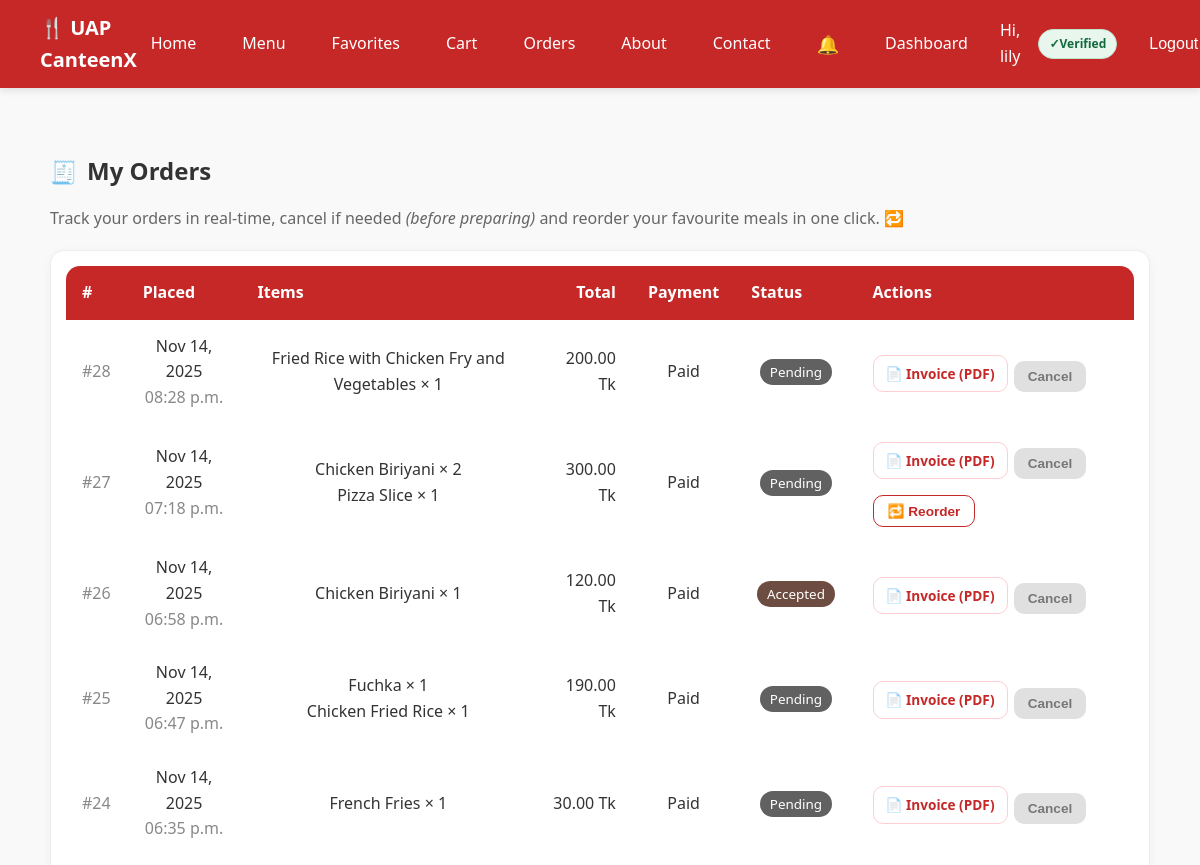
Page /orders/ (signed in, upper part) on the earlier database version.
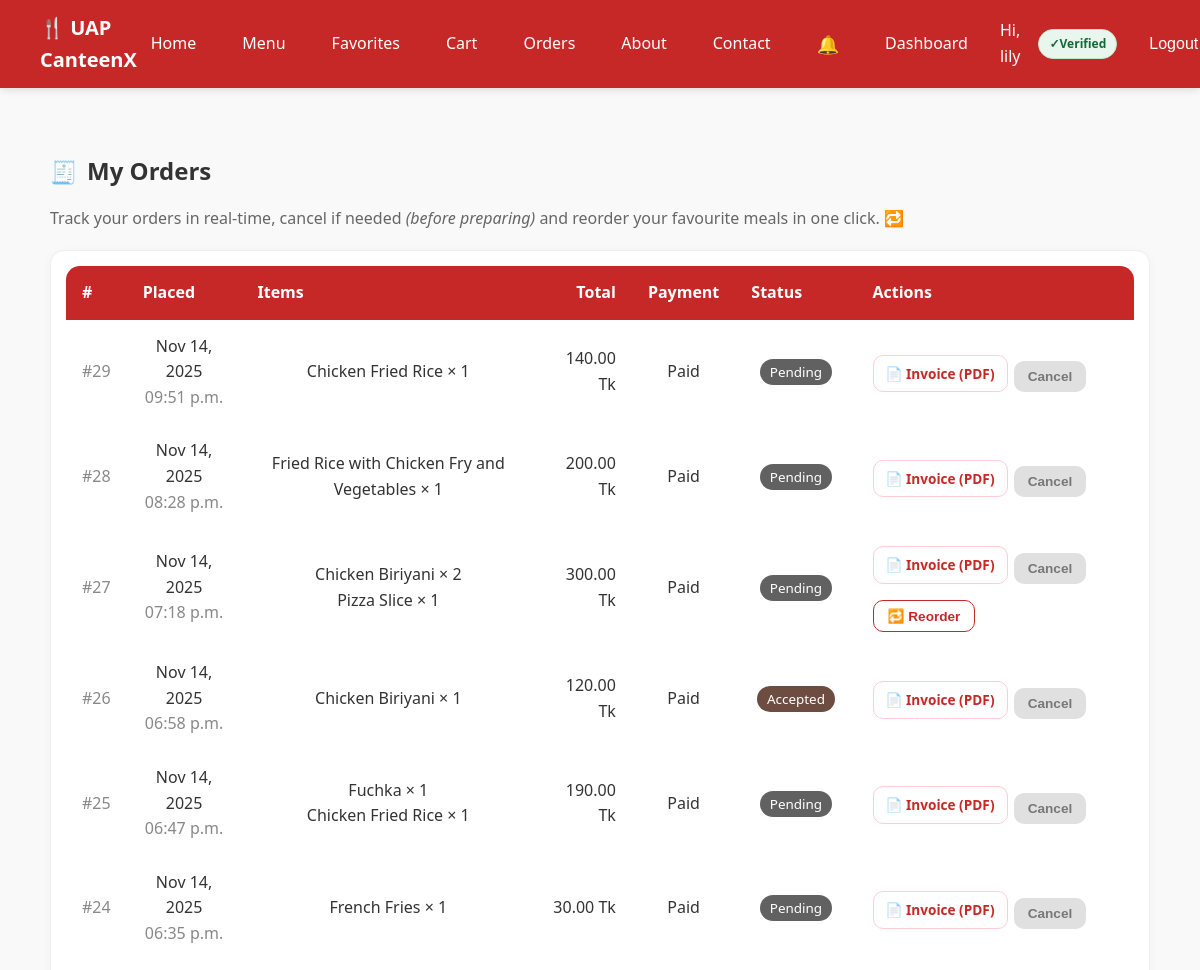
Same page on the later database version.
### my_canteen/models.py (models this page shows, shortened)
class Order(models.Model):
    STATUS_CHOICES = [
        ('pending', 'Pending'),
        ('accepted', 'Accepted'),
        ('preparing', 'Preparing'),
        ('ready', 'Ready'),
        ('delivered', 'Delivered'),
        ('completed', 'Completed'),
        ('cancelled', 'Cancelled'),
    ]
    PAYMENT_STATUS_CHOICES = [('unpaid', 'Unpaid'), ('paid', 'Paid')]
    PAYMENT_METHOD_CHOICES = [
        ('cash', 'Cash'),
        ('mock_card', 'Mock Card'),
        ('stripe', 'Stripe'),
        ('sslcommerz', 'SSLCommerz'),
    ]
    user = models.ForeignKey(User, on_delete=models.CASCADE)
    total_price = models.DecimalField(max_digits=8, decimal_places=2)
    address = models.CharField(max_length=255)
    status = models.CharField(max_length=20, choices=STATUS_CHOICES, default='pending')
    payment_status = models.CharField(max_length=10, choices=PAYMENT_STATUS_CHOICES, default='unpaid')
    payment_method = models.CharField(max_length=10, choices=PAYMENT_METHOD_CHOICES, default='cash')
    created_at = models.DateTimeField(auto_now_add=True)

class OrderItem(models.Model):
    order = models.ForeignKey(Order, on_delete=models.CASCADE)
    item = models.ForeignKey(MenuItem, on_delete=models.CASCADE)
    quantity = models.PositiveIntegerField(default=1)
    unit_price = models.DecimalField(max_digits=6, decimal_places=2)

class MenuItem(models.Model):
    name = models.CharField(max_length=100)
    description = models.TextField(blank=True)
    price = models.DecimalField(max_digits=6, decimal_places=2)
    stock = models.PositiveIntegerField(default=0)
    image = models.ImageField(upload_to='menu/', blank=True, null=True)
    category = models.ForeignKey(Category, on_delete=models.CASCADE, null=True)
    is_active = models.BooleanField(default=True)
    is_popular = models.BooleanField(default=False)
    rating_avg = models.FloatField(default=0)
    rating_count = models.PositiveIntegerField(default=0)

### my_canteen/views.py (the view)
# urls.py: path('orders/', views.orders_page, name='orders'),
@login_required
def orders_page(request):
    profile = UserProfile.objects.select_related("user").get(user=request.user)
    role = get_role(request.user)
    if role in ["vendor", "admin"]:
        orders = Order.objects.all().order_by("-created_at")
    elif role == "staff":
        orders = Order.objects.filter(
            status__in=["accepted", "preparing"]
        ).order_by("-created_at")
    else:
        orders = Order.objects.filter(user=request.user).order_by("-created_at")
    cancelable_ids = {o.id for o in orders if can_user_cancel(o, request.user)}
    return render(
        request,
        "my_canteen/orders.html",
        {"orders": orders, "profile": profile, "cancelable_ids": cancelable_ids},
    )

### my_canteen/context_processors.py (called while the page is built)
def favorites_processor(request):
    if request.user.is_authenticated:
        fav_ids = Favorite.objects.filter(user=request.user).values_list('item_id', flat=True)
        return {"favorite_items": set(fav_ids)}
    return {"favorite_items": set()}

def cart_count(request):
    cart = request.session.get("cart", {})
    return {"cart_count": sum(cart.values())}

def notifications_context(request):
    if request.user.is_authenticated:
        unread_count = Notification.objects.filter(user=request.user, is_read=False).count()
    else:
        unread_count = 0
    return {
        "unread_notifications": unread_count
    }

### my_canteen/views.py (called while the page is built)
def get_role(user):
    try:
        return user.userprofile.role
    except UserProfile.DoesNotExist:
        return "guest"

def can_user_cancel(order, user) -> bool:
    role = get_role(user)
    if role not in {"student", "faculty", "guest"}:
        return False
    if order.user_id != user.id:
        return False
    return order.status in {"pending", "accepted"}

### my_canteen/templates/my_canteen/orders.html (shortened to what the changed rows need)
{% extends "my_canteen/base.html" %}
{% load static %}
{% block content %}
<section class="container" style="max-width: 1100px;">
  <div class="page-title" style="display:flex;align-items:center;gap:.6rem;margin:24px 0 12px;">
    <h2 style="margin:0;">My Orders</h2>
  </div>
  <div class="card" style="background:#fff;border:1px solid #eee;border-radius:14px;box-shadow:0 2px 10px rgba(0,0,0,.04);">
    <div class="table-wrap" style="overflow-x:auto;">
      <table style="width:100%;border-collapse:separate;border-spacing:0;">
        <thead style="background:#c62828;color:#fff;">
          <tr>
            <th style="padding:14px 16px;font-weight:600;text-align:left;border-top-left-radius:14px;">#</th>
            <th style="padding:14px 16px;font-weight:600;text-align:left;">Placed</th>
            <th style="padding:14px 16px;font-weight:600;text-align:left;">Items</th>
            <th style="padding:14px 16px;font-weight:600;text-align:right;">Total</th>
            <th style="padding:14px 16px;font-weight:600;text-align:left;">Payment</th>
            <th style="padding:14px 16px;font-weight:600;text-align:left;">Status</th>
            <th style="padding:14px 16px;font-weight:600;text-align:left;border-top-right-radius:14px;">Actions</th>
          </tr>
        </thead>
        <tbody>
          {% for order in orders %}
          <tr style="border-bottom:1px solid #f0f0f0;">
            <td style="padding:14px 16px;color:#888;">#{{ order.id }}</td>
            <td style="padding:14px 16px;">
              {{ order.created_at|date:"M d, Y" }}<br>
              <span style="color:#888;">{{ order.created_at|date:"h:i a" }}</span>
            </td>
            <td style="padding:14px 16px;">
              {% for oi in order.orderitem_set.all %}
                {{ oi.item.name }} × {{ oi.quantity }}<br>
              {% endfor %}
            </td>
            <td style="padding:14px 16px;text-align:right;">
              {{ order.total_price }} Tk
            </td>
            <td style="padding:14px 16px;">
              {{ order.payment_status|title }}
            </td>
            <td style="padding:14px 16px;">
              {% if order.status == 'completed' %}
                <span style="background:#2e7d32;color:#fff;padding:4px 10px;border-radius:999px;font-size:.84rem;">Completed</span>
              {% elif order.status == 'cancelled' %}
                <span style="background:#ef5350;color:#fff;padding:4px 10px;border-radius:999px;font-size:.84rem;">Cancelled</span>
              {% elif order.status == 'ready' %}
                <span style="background:#0288d1;color:#fff;padding:4px 10px;border-radius:999px;font-size:.84rem;">Ready</span>
              {% elif order.status == 'preparing' %}
                <span style="background:#f57c00;color:#fff;padding:4px 10px;border-radius:999px;font-size:.84rem;">Preparing</span>
              {% elif order.status == 'accepted' %}
                <span style="background:#6d4c41;color:#fff;padding:4px 10px;border-radius:999px;font-size:.84rem;">Accepted</span>
              {% else %}
                <span style="background:#616161;color:#fff;padding:4px 10px;border-radius:999px;font-size:.84rem;">Pending</span>
              {% endif %}
            </td>
            <td style="padding:14px 16px;">
              <div style="display:flex;flex-wrap:wrap;gap:6px;">
                <a href="{% url 'order_invoice_pdf' order.id %}"
                   class="btn"
                   style="background:#ffffff;color:#c62828;border:1px solid #ffcdd2;border-radius:10px;padding:7px 12px;font-size:.85rem;">
                  📄 Invoice (PDF)
                </a>
                {% if order.id in cancelable_ids %}
                  <form action="{% url 'user_order_cancel' order.id %}" method="post" style="display:inline;">
                    {% csrf_token %}
                    <button type="submit"
                            style="background:#d32f2f;color:#fff;border:none;border-radius:10px;padding:8px 14px;cursor:pointer;font-size:.85rem;">
                      Cancel
                    </button>
                  </form>
                {% else %}
                  <button type="button" disabled
                          title="You can cancel before preparing only"
                          style="background:#e0e0e0;color:#777;border:none;border-radius:10px;padding:8px 14px;font-size:.85rem;">
                    Cancel
                  </button>
                {% endif %}
                {% if order.status == "delivered" or order.status == "completed" %}
                  <form action="{% url 'reorder_order' order.id %}"
                        method="post"
                        style="display:inline;">
                    <button type="submit"
                            style="background:#ffffff;border:1px solid #c62828;color:#c62828;border-radius:10px;padding:7px 14px;cursor:pointer;font-size:.85rem;">
                      🔁 Reorder
                    </button>
                  </form>
                {% endif %}
              </div>
            </td>
          </tr>
          {% empty %}
          <tr>
            <td colspan="7" style="padding:28px;text-align:center;color:#777;">
              No orders yet.
            </td>
          </tr>
          {% endfor %}
        </tbody>
      </table>
    </div>
  </div>
</section>
{% endblock %}

Differences in the rows shown:
added Order: id "29", created_at "Nov 14, 2025", created_at "09:51 p.m.", total_price "140.00", payment_status "Paid", status "Pending", shows "Cancel"
added OrderItem: item.name "Chicken Fried Rice", quantity "1", shown under "29"
